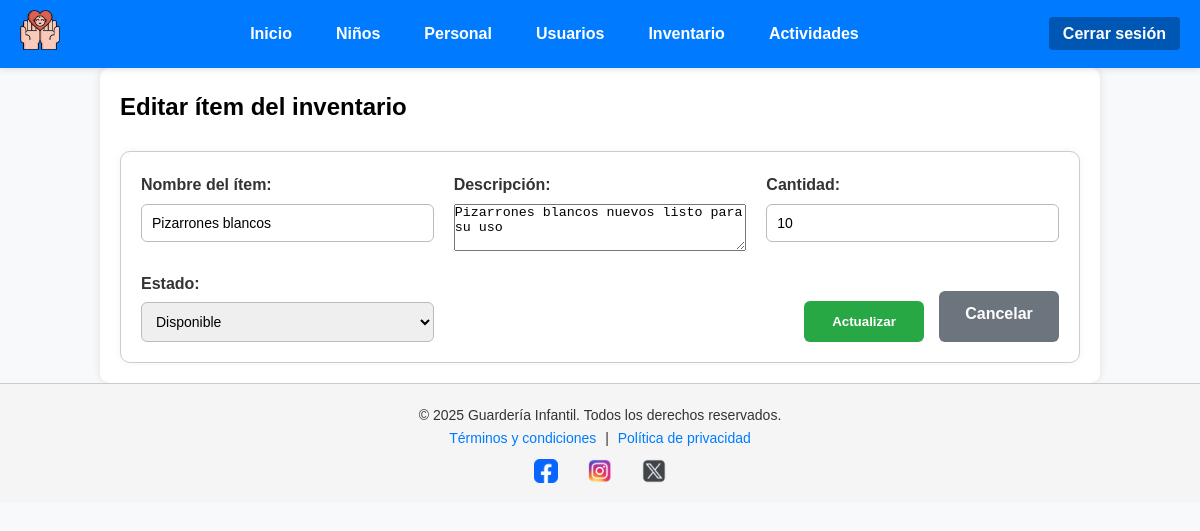
Screenshot of /MVC/index.php?c=Inventario&a=editar&id=9 (signed in) with the database file from the repository.
### tables this page shows
CREATE TABLE `inventario` (
  `id` int(11) NOT NULL,
  `nombre` varchar(100) NOT NULL,
  `descripcion` text DEFAULT NULL,
  `cantidad` int(11) NOT NULL,
  `estado` enum('Disponible','No Disponible') DEFAULT 'Disponible',
  `fecha_registro` datetime DEFAULT current_timestamp()
);

### MVC/controller/InventarioController.php (called while the page is built, shortened)
<?php
require_once "model/dao/InventarioDAO.php";
class InventarioController {
    public function editar() {
        $id = $_GET['id'] ?? null;
        $item = InventarioDAO::buscarPorId($id);
        require_once "view/inventario/inventario.edit.php";
    }
}

### MVC/index.php (called while the page is built, shortened)
<?php
$a = isset($_GET['a']) ? $_GET['a'] : 'index';
$controller = new $controllerClass();
$controller->$a();

### MVC/model/dao/InventarioDAO.php (called while the page is built, shortened)
<?php
class InventarioDAO {
    public static function buscarPorId($id) {
        $con = Conexion::conectar();
        $stmt = $con->prepare("SELECT * FROM inventario WHERE id = ?");
        $stmt->execute([$id]);
        return $stmt->fetch(PDO::FETCH_ASSOC);
    }
}

### MVC/view/inventario/inventario.edit.php (the view, shortened to what this page needs)
<?php require_once "view/templates/navbar.php"; ?>
<main class="container">
    <h2>Editar ítem del inventario</h2>
    <form action="index.php?c=Inventario&a=actualizar" method="POST" class="form-grid">
        <div class="form-group">
            <label for="nombre">Nombre del ítem:</label>
            <input type="text" name="nombre" id="nombre" value="<?= htmlspecialchars($item['nombre']) ?>" required>
        </div>
        <div class="form-group">
            <label for="descripcion">Descripción:</label>
            <textarea name="descripcion" id="descripcion" rows="3" required><?= htmlspecialchars($item['descripcion']) ?></textarea>
        </div>
        <div class="form-group">
            <label for="cantidad">Cantidad:</label>
            <input type="number" name="cantidad" id="cantidad" value="<?= $item['cantidad'] ?>" min="1" required>
        </div>
        <div class="form-group">
            <label for="estado">Estado:</label>
            <select name="estado" id="estado" required>
                <option value="Disponible" <?= $item['estado'] == 'Disponible' ? 'selected' : '' ?>>Disponible</option>
            </select>
        </div>
        <div class="form-acciones">
            <button type="submit" class="btn-agregar">Actualizar</button>
            <a href="index.php?c=Inventario" class="btn-cancelar">Cancelar</a>
        </div>
    </form>
</main>
<?php require_once "view/templates/footer.php"; ?>

### MVC/assets/css/home.css (style rules this page uses)
html { scroll-behavior: smooth; }
* { margin: 0; padding: 0; box-sizing: border-box; }
body { width: 100%; min-height: 100vh; overflow-x: hidden; background-color: #f8f9fa; font-family: Arial, sans-serif; line-height: 1.6; }
.container { width: 100%; margin: auto; padding: 20px; max-width: 1000px; background: white; border-radius: 10px; box-shadow: 0 0 10px rgba(0,0,0,0.1); }
.btn-agregar { display: inline-block; margin-top: 10px; padding: 10px 15px; background-color: #28a745; color: white; text-decoration: none; border-radius: 4px; font-weight: bold; }
.form-grid { display: grid; grid-template-columns: repeat(auto-fit, minmax(280px, 1fr)); gap: 20px; margin-top: 25px; padding: 20px; background-color: #fff; border: 1px solid #ccc; border-radius: 10px; box-shadow: 0 0 8px rgba(0, 0, 0, 0.05); }
.form-group { display: flex; flex-direction: column; }
.form-group label { font-weight: bold; margin-bottom: 6px; color: #333; }
.form-group input, .form-group select { padding: 10px; border-radius: 6px; border: 1px solid #bbb; font-size: 14px; transition: border-color 0.3s ease; }
.form-acciones { grid-column: span 2; display: flex; justify-content: flex-end; gap: 15px; margin-top: 20px; }
.btn-agregar { padding: 10px 20px; background-color: #28a745; color: white; font-weight: bold; border: none; border-radius: 6px; cursor: pointer; }
.btn-agregar, .btn-cancelar { padding: 10px 20px; border: none; font-weight: bold; text-align: center; text-decoration: none; border-radius: 6px; min-width: 120px; }
.btn-agregar { background-color: #28a745; color: white; }
.btn-cancelar { background-color: #dc3545; color: white; display: inline-block; }
.btn-cancelar { padding: 10px 20px; background-color: #6c757d; color: white; font-weight: bold; text-decoration: none; border-radius: 6px; }

### rows the page displays
inventario: nombre "Pizarrones blancos", descripcion "Pizarrones blancos nuevos listo para su uso", cantidad "10", estado "Disponible"
